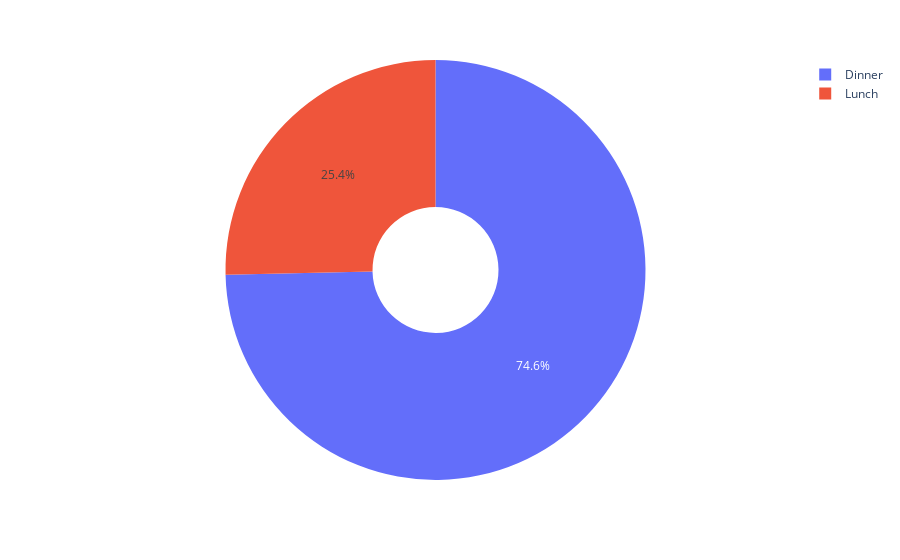

Write notebook code for a chart like this one.
### Code cell
fig = px.pie(data, values='tip', names = 'time',hole = 0.3)

fig.show()

### Figure 1 — Plotly figure (JSON) as saved in the notebook; plotly's stock layout.template omitted (floating-point values rounded to 4 significant figures; data arrays with more than 128 entries replaced by an {"elided": "..."} marker saying what was removed)
{"data": [{"domain": {"x": [0, 1], "y": [0, 1]}, "hole": 0.3, "hovertemplate": "time=%{label}<br>tip=%{value}<extra></extra>", "labels": {"elided": "244 str values"}, "legendgroup": "", "name": "", "showlegend": true, "type": "pie", "values": {"elided": "244 float values"}}], "layout": {"legend": {"tracegroupgap": 0}, "margin": {"t": 60}}}
